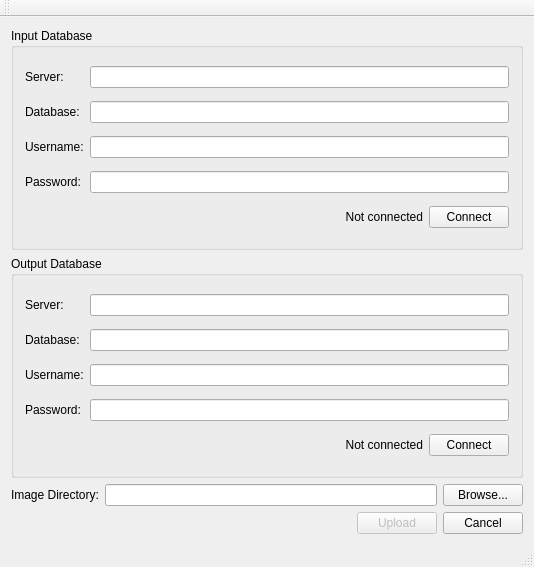
<?xml version="1.0" encoding="UTF-8"?>
<ui version="4.0">
 <class>MainWindow</class>
 <widget class="QMainWindow" name="MainWindow">
  <property name="geometry">
   <rect>
    <x>0</x>
    <y>0</y>
    <width>534</width>
    <height>567</height>
   </rect>
  </property>
  <property name="windowTitle">
   <string>MainWindow</string>
  </property>
  <widget class="QWidget" name="centralWidget">
   <layout class="QGridLayout" name="gridLayout">
    <item row="0" column="0" colspan="4">
     <widget class="QGroupBox" name="groupBox">
      <property name="title">
       <string>Input Database</string>
      </property>
      <layout class="QGridLayout" name="gridLayout_2">
       <item row="1" column="0">
        <widget class="QLabel" name="label_4">
         <property name="sizePolicy">
          <sizepolicy hsizetype="Fixed" vsizetype="Preferred">
           <horstretch>0</horstretch>
           <verstretch>0</verstretch>
          </sizepolicy>
         </property>
         <property name="text">
          <string>Database:</string>
         </property>
        </widget>
       </item>
       <item row="1" column="1" colspan="2">
        <widget class="QLineEdit" name="inputDatabase"/>
       </item>
       <item row="2" column="0">
        <widget class="QLabel" name="label_5">
         <property name="text">
          <string>Username:</string>
         </property>
        </widget>
       </item>
       <item row="2" column="1" colspan="2">
        <widget class="QLineEdit" name="inputUsername"/>
       </item>
       <item row="3" column="1" colspan="2">
        <widget class="QLineEdit" name="inputPassword"/>
       </item>
       <item row="4" column="1">
        <widget class="QLabel" name="inputDbStatus">
         <property name="text">
          <string>Not connected</string>
         </property>
         <property name="alignment">
          <set>Qt::AlignRight|Qt::AlignTrailing|Qt::AlignVCenter</set>
         </property>
        </widget>
       </item>
       <item row="4" column="2">
        <widget class="QPushButton" name="connectInputDb">
         <property name="sizePolicy">
          <sizepolicy hsizetype="Fixed" vsizetype="Fixed">
           <horstretch>0</horstretch>
           <verstretch>0</verstretch>
          </sizepolicy>
         </property>
         <property name="text">
          <string>Connect</string>
         </property>
        </widget>
       </item>
       <item row="3" column="0">
        <widget class="QLabel" name="label_6">
         <property name="text">
          <string>Password:</string>
         </property>
        </widget>
       </item>
       <item row="0" column="0">
        <widget class="QLabel" name="label">
         <property name="sizePolicy">
          <sizepolicy hsizetype="Fixed" vsizetype="Preferred">
           <horstretch>0</horstretch>
           <verstretch>0</verstretch>
          </sizepolicy>
         </property>
         <property name="text">
          <string>Server:</string>
         </property>
        </widget>
       </item>
       <item row="0" column="1" colspan="2">
        <widget class="QLineEdit" name="inputServer"/>
       </item>
      </layout>
     </widget>
    </item>
    <item row="2" column="3">
     <widget class="QPushButton" name="browseImageDir">
      <property name="sizePolicy">
       <sizepolicy hsizetype="Fixed" vsizetype="Fixed">
        <horstretch>0</horstretch>
        <verstretch>0</verstretch>
       </sizepolicy>
      </property>
      <property name="text">
       <string>Browse...</string>
      </property>
     </widget>
    </item>
    <item row="3" column="3">
     <widget class="QPushButton" name="cancel">
      <property name="sizePolicy">
       <sizepolicy hsizetype="Fixed" vsizetype="Fixed">
        <horstretch>0</horstretch>
        <verstretch>0</verstretch>
       </sizepolicy>
      </property>
      <property name="text">
       <string>Cancel</string>
      </property>
     </widget>
    </item>
    <item row="2" column="0">
     <widget class="QLabel" name="label_3">
      <property name="sizePolicy">
       <sizepolicy hsizetype="Fixed" vsizetype="Preferred">
        <horstretch>0</horstretch>
        <verstretch>0</verstretch>
       </sizepolicy>
      </property>
      <property name="text">
       <string>Image Directory:</string>
      </property>
     </widget>
    </item>
    <item row="3" column="2">
     <widget class="QPushButton" name="upload">
      <property name="enabled">
       <bool>false</bool>
      </property>
      <property name="sizePolicy">
       <sizepolicy hsizetype="Fixed" vsizetype="Fixed">
        <horstretch>0</horstretch>
        <verstretch>0</verstretch>
       </sizepolicy>
      </property>
      <property name="text">
       <string>Upload</string>
      </property>
     </widget>
    </item>
    <item row="2" column="1" colspan="2">
     <widget class="QLineEdit" name="imageDirectory"/>
    </item>
    <item row="3" column="0" colspan="2">
     <widget class="QLabel" name="message">
      <property name="text">
       <string/>
      </property>
     </widget>
    </item>
    <item row="1" column="0" colspan="4">
     <widget class="QGroupBox" name="groupBox_2">
      <property name="title">
       <string>Output Database</string>
      </property>
      <layout class="QGridLayout" name="gridLayout_3">
       <item row="0" column="0">
        <widget class="QLabel" name="label_2">
         <property name="sizePolicy">
          <sizepolicy hsizetype="Fixed" vsizetype="Preferred">
           <horstretch>0</horstretch>
           <verstretch>0</verstretch>
          </sizepolicy>
         </property>
         <property name="text">
          <string>Server:</string>
         </property>
        </widget>
       </item>
       <item row="0" column="1" colspan="2">
        <widget class="QLineEdit" name="outputServer"/>
       </item>
       <item row="1" column="0">
        <widget class="QLabel" name="label_8">
         <property name="text">
          <string>Database:</string>
         </property>
        </widget>
       </item>
       <item row="1" column="1" colspan="2">
        <widget class="QLineEdit" name="outputDatabase"/>
       </item>
       <item row="2" column="0">
        <widget class="QLabel" name="label_9">
         <property name="text">
          <string>Username:</string>
         </property>
        </widget>
       </item>
       <item row="2" column="1" colspan="2">
        <widget class="QLineEdit" name="outputUsername"/>
       </item>
       <item row="3" column="0">
        <widget class="QLabel" name="label_10">
         <property name="text">
          <string>Password:</string>
         </property>
        </widget>
       </item>
       <item row="3" column="1" colspan="2">
        <widget class="QLineEdit" name="outputPassword"/>
       </item>
       <item row="4" column="0" colspan="2">
        <widget class="QLabel" name="outputDbStatus">
         <property name="text">
          <string>Not connected</string>
         </property>
         <property name="alignment">
          <set>Qt::AlignRight|Qt::AlignTrailing|Qt::AlignVCenter</set>
         </property>
        </widget>
       </item>
       <item row="4" column="2">
        <widget class="QPushButton" name="connectOutputDb">
         <property name="sizePolicy">
          <sizepolicy hsizetype="Fixed" vsizetype="Fixed">
           <horstretch>0</horstretch>
           <verstretch>0</verstretch>
          </sizepolicy>
         </property>
         <property name="text">
          <string>Connect</string>
         </property>
        </widget>
       </item>
      </layout>
     </widget>
    </item>
   </layout>
  </widget>
  <widget class="QMenuBar" name="menuBar">
   <property name="geometry">
    <rect>
     <x>0</x>
     <y>0</y>
     <width>534</width>
     <height>21</height>
    </rect>
   </property>
  </widget>
  <widget class="QToolBar" name="mainToolBar">
   <attribute name="toolBarArea">
    <enum>TopToolBarArea</enum>
   </attribute>
   <attribute name="toolBarBreak">
    <bool>false</bool>
   </attribute>
  </widget>
  <widget class="QStatusBar" name="statusBar"/>
  <action name="loadImageDir">
   <property name="text">
    <string>Load Image Directory</string>
   </property>
  </action>
  <action name="saveAnnotations">
   <property name="enabled">
    <bool>false</bool>
   </property>
   <property name="text">
    <string>Save Annotations</string>
   </property>
  </action>
  <action name="setMetadata">
   <property name="enabled">
    <bool>false</bool>
   </property>
   <property name="text">
    <string>Set Metadata...</string>
   </property>
  </action>
 </widget>
 <layoutdefault spacing="6" margin="11"/>
 <resources/>
 <connections/>
</ui>
